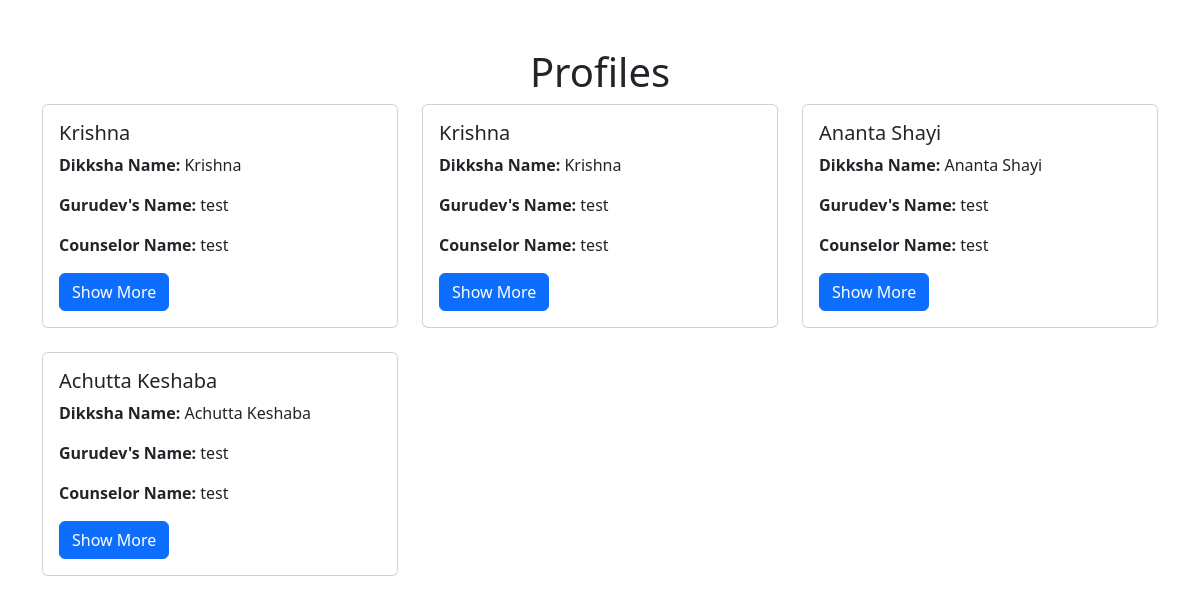
Page /view_profiles.php (signed in) on the committed database.
### tables this page shows
CREATE TABLE `profiles` (
  `id` int(11) NOT NULL,
  `name` varchar(100) NOT NULL,
  `dikksha_name` varchar(100) NOT NULL,
  `phone_no` varchar(15) NOT NULL,
  `father_name` varchar(100) NOT NULL,
  `gurudev_name` varchar(100) NOT NULL,
  `counselor_name` varchar(100) NOT NULL,
  `counselor_phone_no` varchar(15) NOT NULL,
  `date_of_birth` date NOT NULL,
  `educational_qualifications` text DEFAULT NULL,
  `study_occupation_organization` text DEFAULT NULL,
  `present_address` text NOT NULL,
  `permanent_address` text NOT NULL,
  `iskcon_connection_days` int(11) NOT NULL,
  `daily_chant_rounds` int(11) NOT NULL,
  `regular_chant_days` int(11) NOT NULL,
  `granthas_read` text DEFAULT NULL,
  `mangal_aarti_regularly` enum('Yes','No') NOT NULL,
  `nearest_iskcon_temple` varchar(255) NOT NULL,
  `created_date` timestamp NOT NULL DEFAULT current_timestamp()
);

### view_profiles.php (the view, shortened to what this page needs)
<?php
require_once 'config.php';
$query = $conn->query("SELECT * FROM profiles");
$profiles = $query->fetchAll(PDO::FETCH_ASSOC);
?>
<!DOCTYPE html>
<html lang="en">
<head>
    <link href="https://cdn.jsdelivr.net/npm/bootstrap@5.3.0/dist/css/bootstrap.min.css" rel="stylesheet">
</head>
<body>
<div class="container mt-5">
    <h1 class="text-center">Profiles</h1>
    <div class="row">
        <?php foreach ($profiles as $profile): ?>
            <div class="col-md-4 mb-4">
                <div class="card">
                    <div class="card-body">
                        <h5 class="card-title"><?php echo htmlspecialchars($profile['name']); ?></h5>
                        <p class="card-text"><strong>Dikksha Name:</strong> <?php echo htmlspecialchars($profile['dikksha_name']); ?></p>
                        <p class="card-text"><strong>Gurudev's Name:</strong> <?php echo htmlspecialchars($profile['gurudev_name']); ?></p>
                        <p class="card-text"><strong>Counselor Name:</strong> <?php echo htmlspecialchars($profile['counselor_name']); ?></p>
                        <button type="button" class="btn btn-primary" data-bs-toggle="modal" data-bs-target="#profileModal<?php echo $profile['id']; ?>">
                            Show More
                        </button>
                    </div>
                </div>
            </div>
        <?php endforeach; ?>
    </div>
</div>
</body>
</html>

### rows in the picture
profiles: name "Krishna", dikksha_name "Krishna", gurudev_name "test", counselor_name "test"
profiles: name "Krishna", dikksha_name "Krishna", gurudev_name "test", counselor_name "test"
profiles: name "Ananta Shayi", dikksha_name "Ananta Shayi", gurudev_name "test", counselor_name "test"
profiles: name "Achutta Keshaba", dikksha_name "Achutta Keshaba", gurudev_name "test", counselor_name "test"
